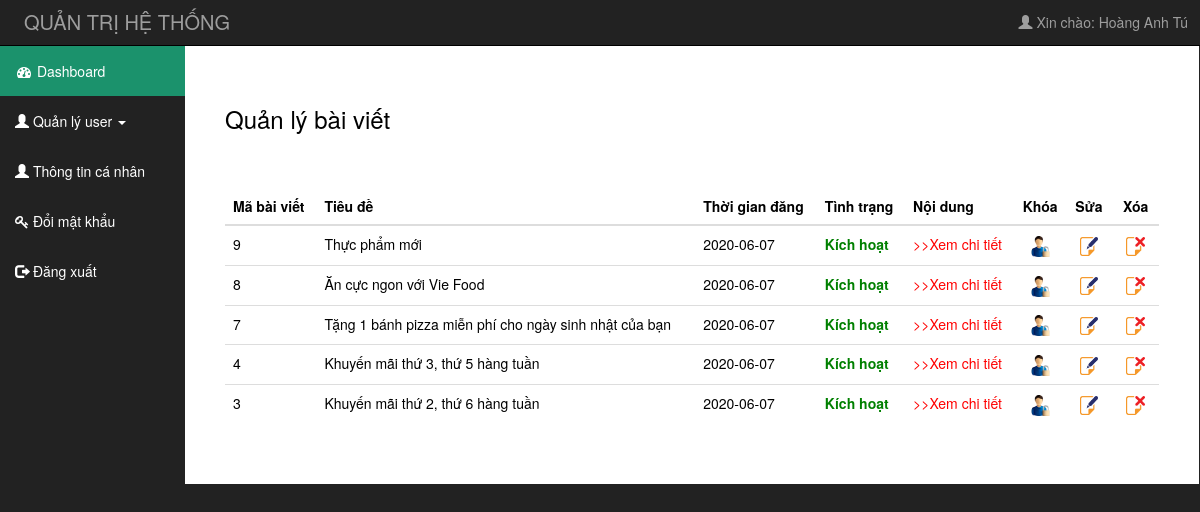
The page /admin/quanlybaiviet.php (signed in) on the database as committed earlier.
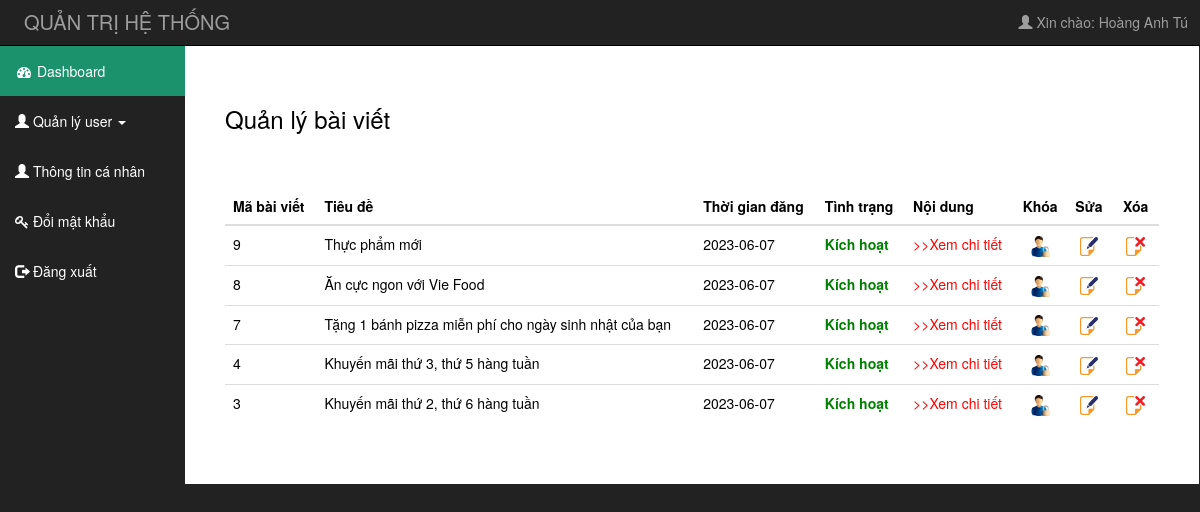
The same page on the database as committed later.
### tables this page shows
CREATE TABLE `tintuc` (
  `matt` int(255) NOT NULL,
  `tieude` varchar(255) NOT NULL,
  `noidung` text NOT NULL,
  `thoigiandang` date NOT NULL,
  `hinhanh` varchar(255) NOT NULL,
  `manv` int(11) NOT NULL,
  `tinhtrang` int(11) NOT NULL
);

### admin/quanlybaiviet.php (the view, shortened to what this page needs)
	<?php
		if(isset($_SESSION['usr']['uid']))
		{
			include("includes/header.php");
		}
		else
		{
			 header('Location:login.php');
		}
		require("../includes/connect_db.php");
	?>
		<div id="mid">
			<div class="row" style="width: 100%;">
				<div class="col-sm-2">
					<?php
						if($_SESSION['usr']['vaitro']==2)
						{
							include('includes/menu_left1.php');
						}
					?>
				</div>
				<div class="col-sm-10">
					<div style="background-color:white;margin-right: -29px;margin-left: -15px;color: black;padding: 40px;">
						<h3>Quản lý bài viết</h3>
						<table class="table table-hover">
						    <thead>
						      <tr>
						        <th>Mã bài viết</th>
						        <th>Tiêu đề</th>
						        <th>Thời gian đăng</th>
						        <th>Tình trạng</th>
						        <th>Nội dung</th>
						        <th style="width: 5%;text-align: center;">Khóa</th>
						        <th style="width: 5%;text-align: center;">Sửa</th>
						        <th style="width: 5%;text-align: center;">Xóa</th>
						      </tr>
						    </thead>
						    <tbody>
						    	<?PHP
							    		$query="SELECT * FROM tintuc order by matt desc";
										$result=mysqli_query($dbc,$query);check_errors($result,$query);$i=1;
										while(list($matt, $tieude, $noidung, $thoigiandang, $hinhanh, $manv, $tinhtrang)=mysqli_fetch_array($result,MYSQLI_NUM))
									    {?>
											<tr>
										      	<td>
										      		<?php echo $matt;?>
										      	</td>
										      	<td>
													<?php echo $tieude;?>
										      	</td>
										      	<td>
										      		<?php echo $thoigiandang;?>
										      	</td>
										      	<td>
													<?php
														if($tinhtrang==1)
														{
															echo "<b style='color:green'>Kích hoạt</b>";
														}else{
															echo "<b style='color:red;'>Đã khóa</b>";
														}
													?>
										      	</td>
										      	<td>
										      		<a href="chitietbaiviet.php?id=<?php echo $matt;?>" style="color:red;">
										      			>>Xem chi tiết
										      		</a>
										      	</td>
										      	<td style="text-align: center;">
										      		<a href="khoabaiviet.php?id=<?php echo $matt;?>">
										      			<img src="../IMAGES/doi_mk.png" class="img_tb2">
										      		</a>
										      	</td>
										      	<td  style="text-align: center;">
										      		<a href="suabaiviet.php?id=<?php echo $matt?>">
														<img src="../IMAGES/icon_edit.png" class="img_tb2">
													</a>
										      	</td>
										      	<td style="text-align: center;">
										      		<a  onclick="messDelete(<?php echo $matt;?>);">
										      			<img src="../IMAGES/icon_delete.png" class="img_tb2">
										      		</a>
										      	</td>
									     	</tr>
									<?PHP }?>
						    </tbody>
				  		</table>
					</div>
				</div>
			</div>
		</div>
	</div>
</body>
</html>

Rows that differ between the two databases and show on the page:
changed tintuc "Thực phẩm mới": thoigiandang "2020-06-07" → "2023-06-07"
changed tintuc "Ăn cực ngon với Vie Food": thoigiandang "2020-06-07" → "2023-06-07"
changed tintuc "Tặng 1 bánh pizza miễn phí cho ngày sinh nhật của bạn": thoigiandang "2020-06-07" → "2023-06-07"
changed tintuc "Khuyến mãi thứ 3, thứ 5 hàng tuần": thoigiandang "2020-06-07" → "2023-06-07"
changed tintuc "Khuyến mãi thứ 2, thứ 6 hàng tuần": thoigiandang "2020-06-07" → "2023-06-07"
